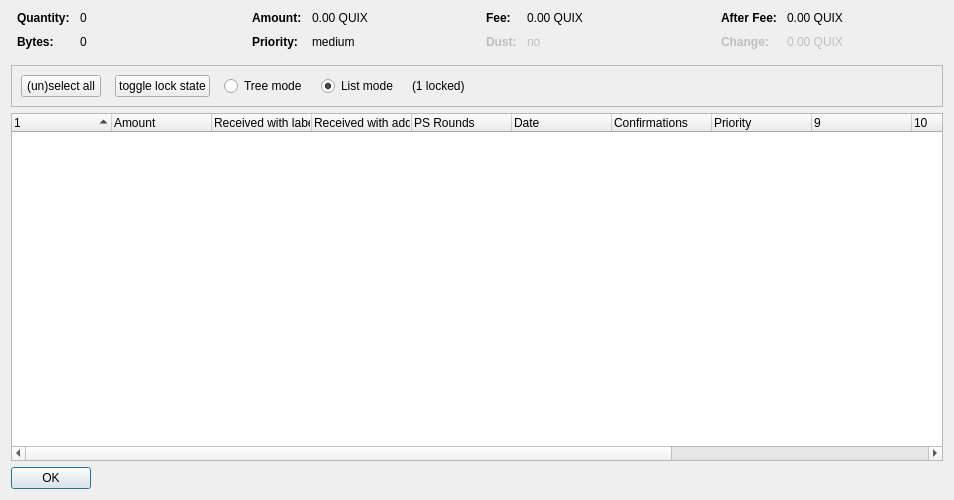
<?xml version="1.0" encoding="UTF-8"?>
<ui version="4.0">
 <class>CoinControlDialog</class>
 <widget class="QDialog" name="CoinControlDialog">
  <property name="geometry">
   <rect>
    <x>0</x>
    <y>0</y>
    <width>954</width>
    <height>500</height>
   </rect>
  </property>
  <property name="windowTitle">
   <string>Coin Selection</string>
  </property>
  <layout class="QVBoxLayout" name="verticalLayout">
   <item>
    <layout class="QHBoxLayout" name="horizontalLayoutTop" stretch="0,0,0,0">
     <property name="topMargin">
      <number>0</number>
     </property>
     <property name="bottomMargin">
      <number>10</number>
     </property>
     <item>
      <layout class="QFormLayout" name="formLayoutCoinControl1">
       <property name="horizontalSpacing">
        <number>10</number>
       </property>
       <property name="verticalSpacing">
        <number>10</number>
       </property>
       <property name="leftMargin">
        <number>6</number>
       </property>
       <property name="rightMargin">
        <number>6</number>
       </property>
       <item row="0" column="0">
        <widget class="QLabel" name="labelCoinControlQuantityText">
         <property name="font">
          <font>
           <weight>75</weight>
           <bold>true</bold>
          </font>
         </property>
         <property name="text">
          <string>Quantity:</string>
         </property>
        </widget>
       </item>
       <item row="0" column="1">
        <widget class="QLabel" name="labelCoinControlQuantity">
         <property name="cursor">
          <cursorShape>IBeamCursor</cursorShape>
         </property>
         <property name="contextMenuPolicy">
          <enum>Qt::ActionsContextMenu</enum>
         </property>
         <property name="text">
          <string notr="true">0</string>
         </property>
         <property name="textInteractionFlags">
          <set>Qt::LinksAccessibleByMouse|Qt::TextSelectableByKeyboard|Qt::TextSelectableByMouse</set>
         </property>
        </widget>
       </item>
       <item row="1" column="0">
        <widget class="QLabel" name="labelCoinControlBytesText">
         <property name="font">
          <font>
           <weight>75</weight>
           <bold>true</bold>
          </font>
         </property>
         <property name="text">
          <string>Bytes:</string>
         </property>
        </widget>
       </item>
       <item row="1" column="1">
        <widget class="QLabel" name="labelCoinControlBytes">
         <property name="cursor">
          <cursorShape>IBeamCursor</cursorShape>
         </property>
         <property name="contextMenuPolicy">
          <enum>Qt::ActionsContextMenu</enum>
         </property>
         <property name="text">
          <string notr="true">0</string>
         </property>
         <property name="textInteractionFlags">
          <set>Qt::LinksAccessibleByMouse|Qt::TextSelectableByKeyboard|Qt::TextSelectableByMouse</set>
         </property>
        </widget>
       </item>
      </layout>
     </item>
     <item>
      <layout class="QFormLayout" name="formLayoutCoinControl2">
       <property name="horizontalSpacing">
        <number>10</number>
       </property>
       <property name="verticalSpacing">
        <number>10</number>
       </property>
       <property name="leftMargin">
        <number>6</number>
       </property>
       <property name="rightMargin">
        <number>6</number>
       </property>
       <item row="0" column="0">
        <widget class="QLabel" name="labelCoinControlAmountText">
         <property name="font">
          <font>
           <weight>75</weight>
           <bold>true</bold>
          </font>
         </property>
         <property name="text">
          <string>Amount:</string>
         </property>
        </widget>
       </item>
       <item row="0" column="1">
        <widget class="QLabel" name="labelCoinControlAmount">
         <property name="cursor">
          <cursorShape>IBeamCursor</cursorShape>
         </property>
         <property name="contextMenuPolicy">
          <enum>Qt::ActionsContextMenu</enum>
         </property>
         <property name="text">
          <string notr="true">0.00 QUIX</string>
         </property>
         <property name="textInteractionFlags">
          <set>Qt::LinksAccessibleByMouse|Qt::TextSelectableByKeyboard|Qt::TextSelectableByMouse</set>
         </property>
        </widget>
       </item>
       <item row="1" column="0">
        <widget class="QLabel" name="labelCoinControlPriorityText">
         <property name="font">
          <font>
           <weight>75</weight>
           <bold>true</bold>
          </font>
         </property>
         <property name="text">
          <string>Priority:</string>
         </property>
        </widget>
       </item>
       <item row="1" column="1">
        <widget class="QLabel" name="labelCoinControlPriority">
         <property name="cursor">
          <cursorShape>IBeamCursor</cursorShape>
         </property>
         <property name="contextMenuPolicy">
          <enum>Qt::ActionsContextMenu</enum>
         </property>
         <property name="text">
          <string>medium</string>
         </property>
         <property name="textInteractionFlags">
          <set>Qt::LinksAccessibleByMouse|Qt::TextSelectableByKeyboard|Qt::TextSelectableByMouse</set>
         </property>
        </widget>
       </item>
      </layout>
     </item>
     <item>
      <layout class="QFormLayout" name="formLayoutCoinControl3">
       <property name="horizontalSpacing">
        <number>10</number>
       </property>
       <property name="verticalSpacing">
        <number>10</number>
       </property>
       <property name="leftMargin">
        <number>6</number>
       </property>
       <property name="rightMargin">
        <number>6</number>
       </property>
       <item row="0" column="0">
        <widget class="QLabel" name="labelCoinControlFeeText">
         <property name="font">
          <font>
           <weight>75</weight>
           <bold>true</bold>
          </font>
         </property>
         <property name="text">
          <string>Fee:</string>
         </property>
        </widget>
       </item>
       <item row="0" column="1">
        <widget class="QLabel" name="labelCoinControlFee">
         <property name="cursor">
          <cursorShape>IBeamCursor</cursorShape>
         </property>
         <property name="contextMenuPolicy">
          <enum>Qt::ActionsContextMenu</enum>
         </property>
         <property name="text">
          <string notr="true">0.00 QUIX</string>
         </property>
         <property name="textInteractionFlags">
          <set>Qt::LinksAccessibleByMouse|Qt::TextSelectableByKeyboard|Qt::TextSelectableByMouse</set>
         </property>
        </widget>
       </item>
       <item row="1" column="0">
        <widget class="QLabel" name="labelCoinControlLowOutputText">
         <property name="enabled">
          <bool>false</bool>
         </property>
         <property name="font">
          <font>
           <weight>75</weight>
           <bold>true</bold>
          </font>
         </property>
         <property name="text">
          <string>Dust:</string>
         </property>
        </widget>
       </item>
       <item row="1" column="1">
        <widget class="QLabel" name="labelCoinControlLowOutput">
         <property name="enabled">
          <bool>false</bool>
         </property>
         <property name="cursor">
          <cursorShape>IBeamCursor</cursorShape>
         </property>
         <property name="contextMenuPolicy">
          <enum>Qt::ActionsContextMenu</enum>
         </property>
         <property name="text">
          <string>no</string>
         </property>
         <property name="textInteractionFlags">
          <set>Qt::LinksAccessibleByMouse|Qt::TextSelectableByKeyboard|Qt::TextSelectableByMouse</set>
         </property>
        </widget>
       </item>
      </layout>
     </item>
     <item>
      <layout class="QFormLayout" name="formLayoutCoinControl4">
       <property name="horizontalSpacing">
        <number>10</number>
       </property>
       <property name="verticalSpacing">
        <number>10</number>
       </property>
       <property name="leftMargin">
        <number>6</number>
       </property>
       <property name="rightMargin">
        <number>6</number>
       </property>
       <item row="0" column="0">
        <widget class="QLabel" name="labelCoinControlAfterFeeText">
         <property name="font">
          <font>
           <weight>75</weight>
           <bold>true</bold>
          </font>
         </property>
         <property name="text">
          <string>After Fee:</string>
         </property>
        </widget>
       </item>
       <item row="0" column="1">
        <widget class="QLabel" name="labelCoinControlAfterFee">
         <property name="cursor">
          <cursorShape>IBeamCursor</cursorShape>
         </property>
         <property name="contextMenuPolicy">
          <enum>Qt::ActionsContextMenu</enum>
         </property>
         <property name="text">
          <string notr="true">0.00 QUIX</string>
         </property>
         <property name="textInteractionFlags">
          <set>Qt::LinksAccessibleByMouse|Qt::TextSelectableByKeyboard|Qt::TextSelectableByMouse</set>
         </property>
        </widget>
       </item>
       <item row="1" column="0">
        <widget class="QLabel" name="labelCoinControlChangeText">
         <property name="enabled">
          <bool>false</bool>
         </property>
         <property name="font">
          <font>
           <weight>75</weight>
           <bold>true</bold>
          </font>
         </property>
         <property name="text">
          <string>Change:</string>
         </property>
        </widget>
       </item>
       <item row="1" column="1">
        <widget class="QLabel" name="labelCoinControlChange">
         <property name="enabled">
          <bool>false</bool>
         </property>
         <property name="cursor">
          <cursorShape>IBeamCursor</cursorShape>
         </property>
         <property name="contextMenuPolicy">
          <enum>Qt::ActionsContextMenu</enum>
         </property>
         <property name="text">
          <string notr="true">0.00 QUIX</string>
         </property>
         <property name="textInteractionFlags">
          <set>Qt::LinksAccessibleByMouse|Qt::TextSelectableByKeyboard|Qt::TextSelectableByMouse</set>
         </property>
        </widget>
       </item>
      </layout>
     </item>
    </layout>
   </item>
   <item>
    <widget class="QFrame" name="frame">
     <property name="minimumSize">
      <size>
       <width>0</width>
       <height>40</height>
      </size>
     </property>
     <property name="frameShape">
      <enum>QFrame::StyledPanel</enum>
     </property>
     <property name="frameShadow">
      <enum>QFrame::Sunken</enum>
     </property>
     <layout class="QHBoxLayout" name="horizontalLayout">
      <item>
       <layout class="QHBoxLayout" name="horizontalLayoutPanel" stretch="0,0,0,0,0,0">
        <property name="spacing">
         <number>14</number>
        </property>
        <item>
         <widget class="QPushButton" name="pushButtonSelectAll">
          <property name="sizePolicy">
           <sizepolicy hsizetype="Maximum" vsizetype="Fixed">
            <horstretch>0</horstretch>
            <verstretch>0</verstretch>
           </sizepolicy>
          </property>
          <property name="text">
           <string>(un)select all</string>
          </property>
          <property name="autoDefault">
           <bool>false</bool>
          </property>
         </widget>
        </item>
        <item>
         <widget class="QPushButton" name="pushButtonToggleLock">
          <property name="sizePolicy">
           <sizepolicy hsizetype="Maximum" vsizetype="Fixed">
            <horstretch>0</horstretch>
            <verstretch>0</verstretch>
           </sizepolicy>
          </property>
          <property name="text">
           <string>toggle lock state</string>
          </property>
          <property name="autoDefault">
           <bool>false</bool>
          </property>
         </widget>
        </item>
        <item>
         <widget class="QRadioButton" name="radioTreeMode">
          <property name="sizePolicy">
           <sizepolicy hsizetype="Maximum" vsizetype="Fixed">
            <horstretch>0</horstretch>
            <verstretch>0</verstretch>
           </sizepolicy>
          </property>
          <property name="text">
           <string>Tree mode</string>
          </property>
         </widget>
        </item>
        <item>
         <widget class="QRadioButton" name="radioListMode">
          <property name="sizePolicy">
           <sizepolicy hsizetype="Maximum" vsizetype="Fixed">
            <horstretch>0</horstretch>
            <verstretch>0</verstretch>
           </sizepolicy>
          </property>
          <property name="text">
           <string>List mode</string>
          </property>
          <property name="checked">
           <bool>true</bool>
          </property>
         </widget>
        </item>
        <item>
         <widget class="QLabel" name="labelLocked">
          <property name="text">
           <string>(1 locked)</string>
          </property>
         </widget>
        </item>
        <item>
         <spacer name="horizontalSpacer">
          <property name="orientation">
           <enum>Qt::Horizontal</enum>
          </property>
          <property name="sizeHint" stdset="0">
           <size>
            <width>40</width>
            <height>20</height>
           </size>
          </property>
         </spacer>
        </item>
       </layout>
      </item>
     </layout>
    </widget>
   </item>
   <item>
    <widget class="CoinControlTreeWidget" name="treeWidget">
     <property name="contextMenuPolicy">
      <enum>Qt::CustomContextMenu</enum>
     </property>
     <property name="sortingEnabled">
      <bool>false</bool>
     </property>
     <property name="columnCount">
      <number>13</number>
     </property>
     <attribute name="headerShowSortIndicator" stdset="0">
      <bool>true</bool>
     </attribute>
     <attribute name="headerStretchLastSection">
      <bool>false</bool>
     </attribute>
     <column>
      <property name="text">
       <string/>
      </property>
     </column>
     <column>
      <property name="text">
       <string>Amount</string>
      </property>
     </column>
     <column>
      <property name="text">
       <string>Received with label</string>
      </property>
     </column>
     <column>
      <property name="text">
       <string>Received with address</string>
      </property>
     </column>
     <column>
      <property name="text">
       <string>PS Rounds</string>
      </property>
     </column>
     <column>
      <property name="text">
       <string>Date</string>
      </property>
     </column>
     <column>
      <property name="text">
       <string>Confirmations</string>
      </property>
      <property name="toolTip">
       <string>Confirmed</string>
      </property>
     </column>
     <column>
      <property name="text">
       <string>Priority</string>
      </property>
     </column>
     <column>
      <property name="text">
       <string/>
      </property>
     </column>
     <column>
      <property name="text">
       <string/>
      </property>
     </column>
     <column>
      <property name="text">
       <string/>
      </property>
     </column>
     <column>
      <property name="text">
       <string/>
      </property>
     </column>
     <column>
      <property name="text">
       <string/>
      </property>
     </column>
    </widget>
   </item>
   <item>
    <widget class="QDialogButtonBox" name="buttonBox">
     <property name="sizePolicy">
      <sizepolicy hsizetype="Maximum" vsizetype="Fixed">
       <horstretch>0</horstretch>
       <verstretch>0</verstretch>
      </sizepolicy>
     </property>
     <property name="orientation">
      <enum>Qt::Horizontal</enum>
     </property>
     <property name="standardButtons">
      <set>QDialogButtonBox::Ok</set>
     </property>
    </widget>
   </item>
  </layout>
 </widget>
 <customwidgets>
  <customwidget>
   <class>CoinControlTreeWidget</class>
   <extends>QTreeWidget</extends>
   <header>coincontroltreewidget.h</header>
  </customwidget>
 </customwidgets>
 <resources/>
 <connections/>
</ui>
